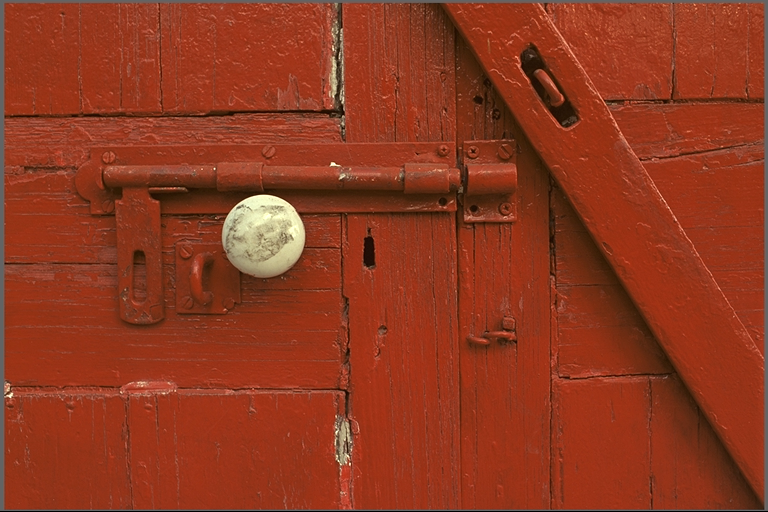
#> input picture im0.png, 768 x 512 px
$ jupyter execute DDL.ipynb   (shell and % lines are left out)
#> lines starting #> are read from the running program, lines starting #| are printed output that depends on the picture
### simplest_color_balance.py
import numpy as np

def scb(img, s0=0.015, s1=0.015):
    threshold_0 = np.quantile(img, s0)
    threshold_1 = np.quantile(img, 1-s1)
    img = (img - threshold_0) / (threshold_1 - threshold_0)
    img = np.clip(img, 0, 1)
    return img

### DDL.ipynb
# Simplest Colour Balance
## IPOL notebook demo (static version, requires input via IPOL DDL)

[cell 1]
from pathlib import Path
from glob import glob

import io
from PIL import Image

import ipywidgets as widgets  # to select inputs
import imageio  # ipywidgets reads images as a byte array, imageio can then convert it to a more useful numpy array
from matplotlib import pyplot as plt  # Will be used to plot results

[cell 2]
import numpy as np  # used in the code just below

from simplest_color_balance import scb  # our code

[cell 3]
# Load input here. Input is in standard files, the DDL is configured to write it there
img = imageio.imread('im0.png')
#> img is the input picture: shape (512, 768, 3); mean R, G, B 142.9, 56.4, 31.2
s0 = float(open('s0.txt', 'r').read())
#> (reads s0.txt from the repository)
s1 = float(open('s1.txt', 'r').read())
#> (reads s1.txt from the repository)

[cell 4]
def histogram(img, ax):
    if img.ndim == 3:
        sz = img[:, :, 0].size
        hist_r, _ = np.histogram(img[:, :, 0].ravel(),256,[0,256])
        hist_g, _ = np.histogram(img[:, :, 1].ravel(),256,[0,256])
        hist_b, _ = np.histogram(img[:, :, 2].ravel(),256,[0,256])
        hist_r = hist_r / sz
        hist_g = hist_g / sz
        hist_b = hist_b / sz
        ax.plot(hist_r, color='red', lw=.8)
        ax.plot(hist_g, color='green', lw=.8)
        ax.plot(hist_b, color='blue', lw=.8)
    elif img.ndim == 1:
        hist, _ = np.histogram(img.ravel(), 256, [0, 256], lw=.8)
        ax.plot(hist)
    else:
        raise ValueError(img.ndim)

[cell 5]
out = scb(img, s0, 1-s1)
#> in scb, `threshold_0 = np.quantile(img, s0)`: threshold_0 = 13
#> in scb, `threshold_1 = np.quantile(img, 1-s1)`: threshold_1 = 176
#> in scb, `img = np.clip(img, 0, 1)`:
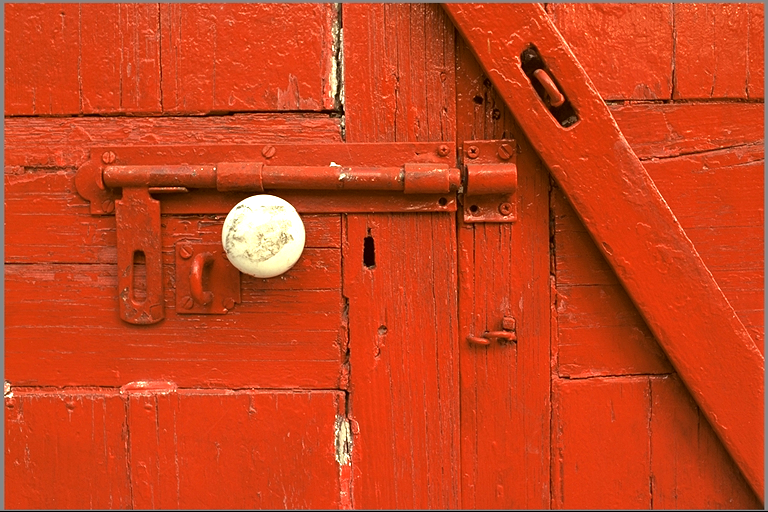
#> img: shape (512, 768, 3) float64; mean R, G, B 0.793, 0.264, 0.113

[cell 6]
fig, ax = plt.subplots(2, 2, figsize=(10, 5))
ax[0, 0].imshow(img)
ax[0, 0].set_title('Input')
ax[0, 0].axis('off')
ax[0, 1].imshow(out)
ax[0, 1].set_title('Output')
ax[0, 1].axis('off')
histogram(img, ax[1, 0])
#> in histogram, `hist_r, _ = np.histogram(img[:, :, 0].ravel(),256,[0,256])`: hist_r = 256 values, max 22396 at index 153, min 0 at index 1, mean 1536
#> in histogram, `hist_g, _ = np.histogram(img[:, :, 1].ravel(),256,[0,256])`: hist_g = 256 values, max 42683 at index 51, min 0 at index 1, mean 1536
#> in histogram, `hist_b, _ = np.histogram(img[:, :, 2].ravel(),256,[0,256])`: hist_b = 256 values, max 32900 at index 24, min 0 at index 232, mean 1536
#> in histogram, `hist_r = hist_r / sz`: hist_r = 256 values, max 0.057 at index 153, min 0 at index 1, mean 0.00391
#> in histogram, `hist_g = hist_g / sz`: hist_g = 256 values, max 0.109 at index 51, min 0 at index 1, mean 0.00391
#> in histogram, `hist_b = hist_b / sz`: hist_b = 256 values, max 0.0837 at index 24, min 0 at index 232, mean 0.00391
ax[1, 0].set_title('Input histogram')
histogram((out*255).astype(np.uint8), ax[1, 1])
ax[1, 1].set_title('Output histogram')
plt.show()
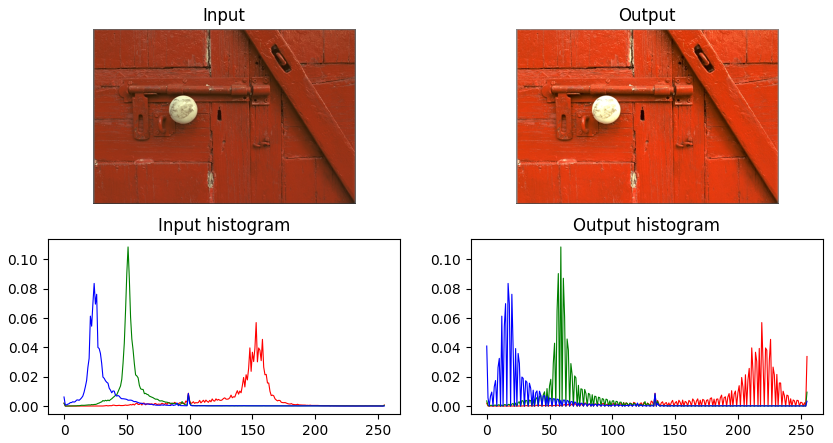
#> figure drawn by matplotlib, 4 panels; panel 3: curve peaks at x = 153, y = 0.057; panel 3: curve peaks at x = 51, y = 0.109; panel 3: curve peaks at x = 24, y = 0.0837; panel 4: curve peaks at x = 219, y = 0.057
